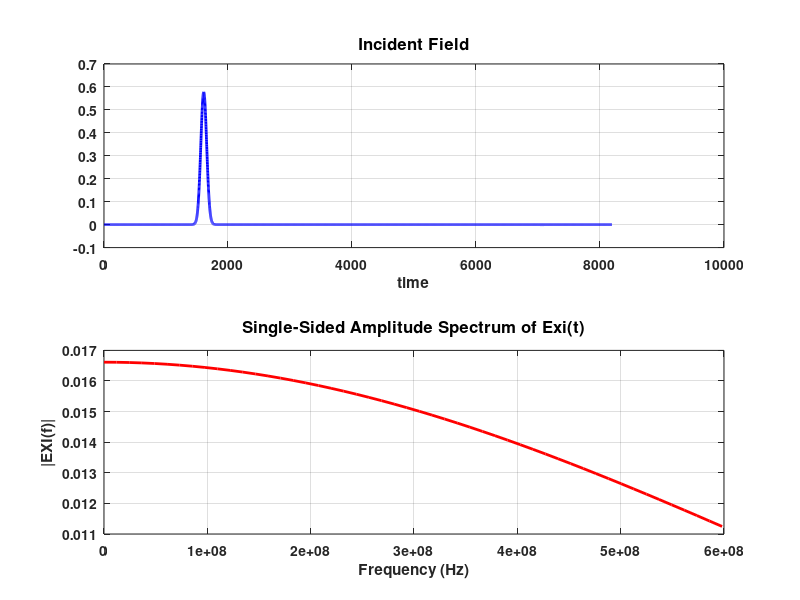
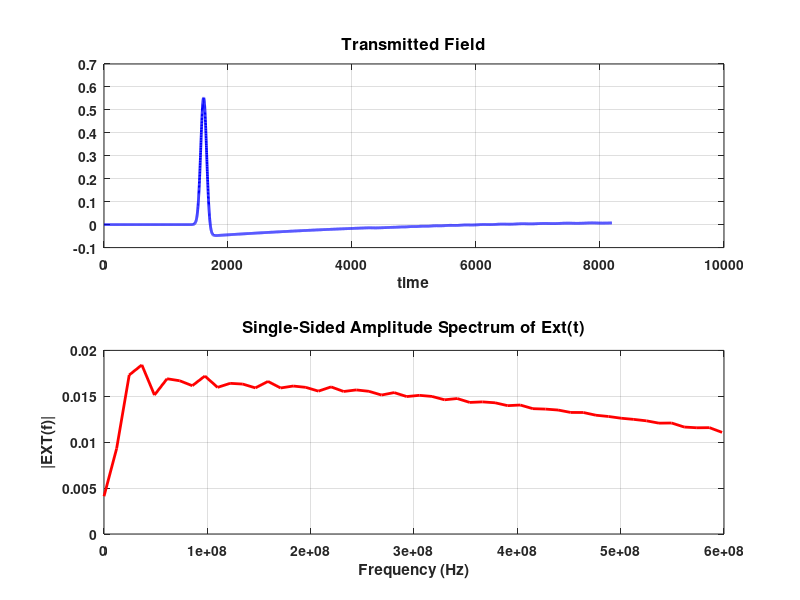
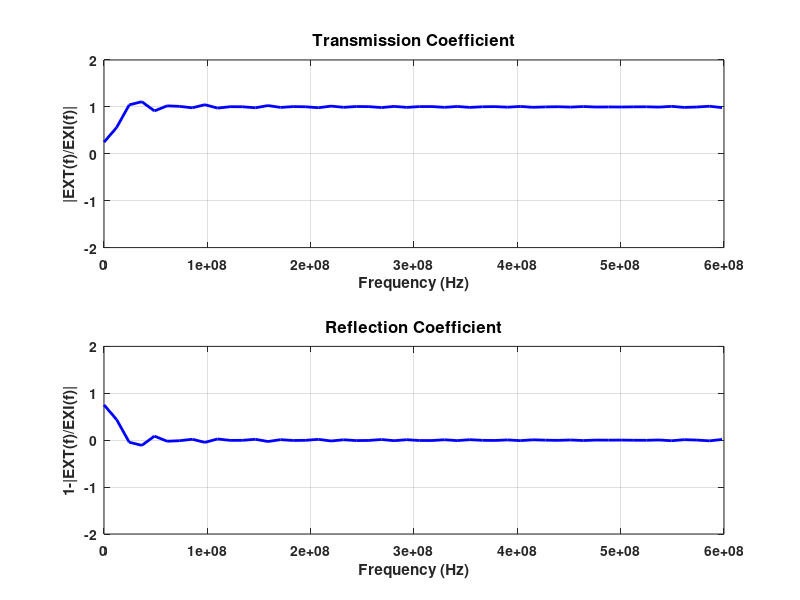
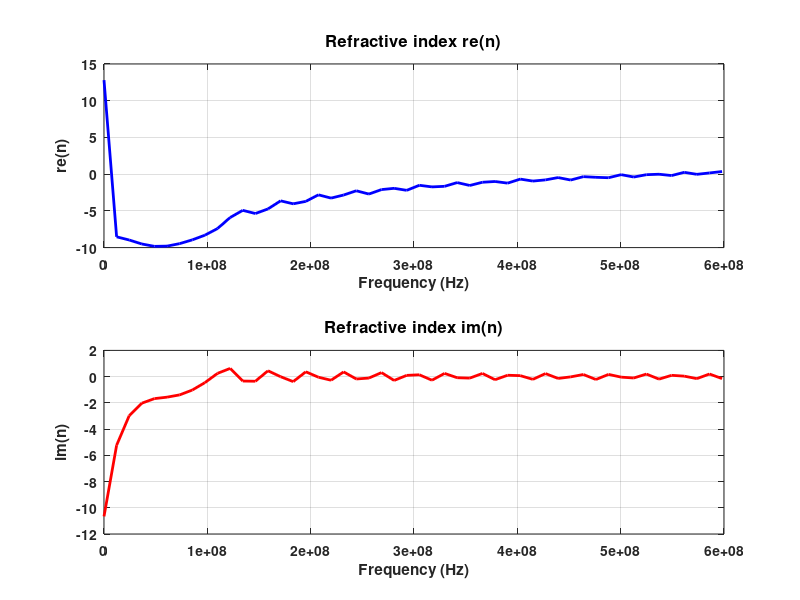

Write MATLAB code to recreate these figures, in order.
clc
clear all

% Simulation parameters.
SIZE = 2048; % No. of spatial steps
SlabLeft = round(SIZE/3); % Location of left end of Slab.
SlabRight = round(2*SIZE/3); % Location of right end of Slab
MaxTime = 4*SIZE; % No. of time steps
PulseWidth = round(SIZE/8); % Controls width of Gaussian Pulse
td = PulseWidth; % Temporal delay in pulse.
source = 10; % Location of source
SnapshotInterval = 16; % Amount of time delay between snaps.

% Constants.
c = 3e8;
pi = 3.141592654;
e0 = (1e-9)/(36*pi);
u0 = (1e-7)*4*pi;

dt = 0.5e-11;
dz = 3e-3;
Sc = c * dt/dz

l = PulseWidth*dz;
f = c/l
fmax = 1/(2*dt)
w = 2*pi*f;
k0 = w/c; % Free space wave number.

% Choice of source.
% 1. Gaussian 2. Sine wave 3. Ricker wavelet
SourceChoice = 1;
if SourceChoice == 3
    fp = f; % Peak frequency
    dr = PulseWidth*dt*2; % Delay
end

% Initialization.
Ex = zeros(SIZE, 3); % x-component of E-field
Dx = zeros(SIZE, 3); % x-component of D
Hy = zeros(SIZE, 3); % y-component of H-field
By = zeros(SIZE, 3); % y-component of B

% Incident and Transmitted Fields.
Exi = zeros(MaxTime, 1);
Ext = zeros(MaxTime, 1);
x1 = SlabLeft+1; % Position of observation.

% Refractive Index calculations.
Z1 = SlabLeft + 50;
z1 = Z1*dz;
Z2 = SlabLeft + 60;
z2 = Z2*dz;
Exz1 = zeros(MaxTime, 1);
Exz2 = zeros(MaxTime, 1);

% Power calculations.
Exip = zeros(MaxTime, 1);
Hyip = zeros(MaxTime, 1);
Extp = zeros(MaxTime, 1);
Hytp = zeros(MaxTime, 1);

einf = ones(SIZE,1);
einf(SlabLeft:SlabRight) = 1; % einf(Drude) or er in slab.
uinf = ones(SIZE,1);
uinf(SlabLeft:SlabRight) = 1; % uinf(Drude) or ur in slab.
wpsq = zeros(SIZE,1);
wpsq(SlabLeft:SlabRight) = 2*w^2; % DNG(Drude) value of wp squared in slab.
wpmsq = zeros(SIZE,1);
wpmsq(SlabLeft:SlabRight) = 2*w^2; % DNG(Drude) value of wpm squared in slab.

a = 4./(e0*(4*einf+wpsq*dt^2));
b = -1*e0*a.*einf;
c = -1*(wpsq*dt^2)./(4*einf+(wpsq*dt^2));
am = 4./(u0*(4*uinf+wpmsq*dt^2));
bm = -1*u0*am.*uinf;
cm = -1*(wpmsq*dt^2)./(4*uinf+(wpmsq*dt^2));

ExSnapshots = zeros(SIZE, MaxTime/SnapshotInterval); % Data for plotting.
frame = 1;

n1 = 1;
n2 = 2;
% Outer loop for time-stepping.
tic
% Test loop for incident field in free space.
for q = 0:MaxTime
   
    % Calculation of Hy using update difference equation for Hy. This is time step q.
    Hy(1:SIZE-1,n2) = Hy(1:SIZE-1,n1) + ( ( Ex(1:SIZE-1,n1) - Ex(2:SIZE,n1) ) * dt/(u0*dz) );
        
    % ABC for H at SIZE.
    Hy(SIZE,n2) = Hy(SIZE-1,n1) + (Sc-1)/(Sc+1)*(Hy(SIZE-1,n2) - Hy(SIZE,n1) );
 
    % Calculation of Ex using updated difference equation for Ex. This is time step q+1/2.
    Ex(2:SIZE,n2) = Ex(2:SIZE, n1) + ( dt/(e0*dz)*(Hy(1:SIZE-1, n2) - Hy(2:SIZE, n2)) );
    
    % ABC for E at 1.
    Ex(1,n2) = Ex(2,n1) + (Sc-1)/(Sc+1)*(Ex(2,n2) - Ex(2,n1));
    
    % Source.
    if SourceChoice == 1
    Ex(source,n2) = Ex(source,n2) + exp( -1*((q-td)/(PulseWidth/4))^2 ) * Sc;
    elseif SourceChoice == 2
    Ex(source,n2) = Ex(source,n2) + sin(2*pi*f*(q)*dt) * Sc;
    elseif SourceChoice == 3
    Ex(source,n2) = Ex(source,n2) + (1-2*(pi*fp*(q*dt-dr))^2)*exp(-1*(pi*fp*(q*dt-dr))^2) * Sc;
    end
    
    Exi(q+1) = Ex(x1,n2); % Incident field is left of slab.
    
    temp = n1;
    n1 = n2;
    n2 = temp;
end
% Reinitialization of fields for actual simulation.
Ex = zeros(SIZE, 3); % x-component of E-field
Hy = zeros(SIZE, 3); % y-component of H-field
% Actual simulation with scatterer.
for q = 0:MaxTime
    
    % Storing past fields.
    Ex(:,3) = Ex(:,n2);
    Dx(:,3) = Dx(:,n2);
    Hy(:,3) = Hy(:,n2);
    By(:,3) = By(:,n2);
    
    % Calculation of Hy using update difference equation for Hy. This is time step q.
    By(1:SIZE-1,n2) = By(1:SIZE-1,n1) + ( ( Ex(1:SIZE-1,n1) - Ex(2:SIZE,n1) ) * dt/(dz) );
    Hy(:,n2) = am.*(By(:,n2)-2*By(:,n1)+By(:,3))+bm.*(-2*Hy(:,n1)+Hy(:,3))+cm.*(2*Hy(:,n1)+Hy(:,3));
    
    % ABC for H at SIZE.
    Hy(SIZE,n2) = Hy(SIZE-1,n1) + (Sc-1)/(Sc+1)*(Hy(SIZE-1,n2) - Hy(SIZE,n1) );
    By(SIZE,n2) = u0*Hy(SIZE,n2);

    % Calculation of Ex using updated difference equation for Ex. This is time step q+1/2.
    Dx(2:SIZE,n2) = Dx(2:SIZE, n1) + ( dt/(dz)*(Hy(1:SIZE-1, n2) - Hy(2:SIZE, n2)) );
    Ex(:,n2) = a.*(Dx(:,n2)-2*Dx(:,n1)+Dx(:,3))+b.*(-2*Ex(:,n1)+Ex(:,3))+c.*(2*Ex(:,n1)+Ex(:,3));
    
    % ABC for E at 1.
    Ex(1,n2) = Ex(2,n1) + (Sc-1)/(Sc+1)*(Ex(2,n2) - Ex(2,n1));
    Dx(1,n2) = e0*Ex(1,n2);
    
    % Source.
    if SourceChoice == 1
    Ex(source,n2) = Ex(source,n2) + exp( -1*((q-td)/(PulseWidth/4))^2 ) * Sc;
    elseif SourceChoice == 2
    Ex(source,n2) = Ex(source,n2) + sin(2*pi*f*(q)*dt) * Sc;
    elseif SourceChoice == 3
    Ex(source,n2) = Ex(source,n2) + (1-2*(pi*fp*(q*dt-dr))^2)*exp(-1*(pi*fp*(q*dt-dr))^2) * Sc;
    end
    Dx(source,n2) = e0*Ex(source,n2);

    if mod(q,SnapshotInterval) == 0
        ExSnapshots(:,frame) = Ex(:,n2);
        frame=frame+1;
    end
    
    Ext(q+1) = Ex(x1,n2);
    
    % Fields for calculation of refractive index.
    Exz1(q+1) = Ex(Z1, n2);
    Exz2(q+1) = Ex(Z2, n2);
    
    temp = n1;
    n1 = n2;
    n2 = temp;
end
toc
% Postprocessing.
Fs = 1/dt;                    % Sampling frequency
T = dt;                       % Sample time
L = length(Exi);              % Length of signal
t = (0:L-1)*T;                % Time vector

figure(1)
subplot(211)
plot(Fs*t, Exi, 'LineWidth', 2.0, 'Color', 'b')
set(gca, 'FontSize', 10, 'FontWeight', 'b')
title('Incident Field', 'FontSize', 12, 'FontWeight', 'b')
xlabel('time', 'FontSize', 11, 'FontWeight', 'b')
grid on
figure(2)
subplot(211)
plot(Fs*t, Ext, 'LineWidth', 2.0, 'Color', 'b')
set(gca, 'FontSize', 10, 'FontWeight', 'b')
title('Transmitted Field', 'FontSize', 12, 'FontWeight', 'b')
xlabel('time', 'FontSize', 11, 'FontWeight', 'b')
grid on

NFFT = 2^nextpow2(L); % Next power of 2 from length of Exi
EXI = fft(Exi,NFFT)/L;
EXT = fft(Ext,NFFT)/L;
EXZ1 = fft(Exz1,NFFT)/L;
EXZ2 = fft(Exz2,NFFT)/L;
f = Fs/2*linspace(0,1,NFFT/2+1);

% Plot single-sided amplitude spectrum.
figure(1)
subplot(212)
EXIp = 2*abs(EXI(1:NFFT/2+1));
plot(f(1:50), EXIp(1:50), 'LineWidth', 2.0, 'Color', 'r')
set(gca, 'FontSize', 10, 'FontWeight', 'b')
title('Single-Sided Amplitude Spectrum of Exi(t)', 'FontSize', 12, 'FontWeight', 'b')
xlabel('Frequency (Hz)', 'FontSize', 11, 'FontWeight', 'b')
ylabel('|EXI(f)|', 'FontSize', 11, 'FontWeight', 'b')
grid on
figure(2)
subplot(212)
EXTp = 2*abs(EXT(1:NFFT/2+1));
plot(f(1:50), EXTp(1:50), 'LineWidth', 2.0, 'Color', 'r')
set(gca, 'FontSize', 10, 'FontWeight', 'b')
title('Single-Sided Amplitude Spectrum of Ext(t)', 'FontSize', 12, 'FontWeight', 'b')
xlabel('Frequency (Hz)', 'FontSize', 11, 'FontWeight', 'b')
ylabel('|EXT(f)|', 'FontSize', 11, 'FontWeight', 'b')
grid on

% Transmission Coefficient.
figure(3)
subplot(211)
TAU = abs(EXT(1:NFFT/2+1)./EXI(1:NFFT/2+1));
plot(f(1:50), TAU(1:50), 'LineWidth', 2.0, 'Color', 'b')
set(gca, 'FontSize', 10, 'FontWeight', 'b')
title('Transmission Coefficient', 'FontSize', 12, 'FontWeight', 'b')
xlabel('Frequency (Hz)', 'FontSize', 11, 'FontWeight', 'b')
ylabel('|EXT(f)/EXI(f)|', 'FontSize', 11, 'FontWeight', 'b')
axis([-1 1 -2 2])
axis 'auto x'
grid on
subplot(212)
plot(f(1:50), 1-TAU(1:50), 'LineWidth', 2.0, 'Color', 'b')
set(gca, 'FontSize', 10, 'FontWeight', 'b')
title('Reflection Coefficient', 'FontSize', 12, 'FontWeight', 'b')
xlabel('Frequency (Hz)', 'FontSize', 11, 'FontWeight', 'b')
ylabel('1-|EXT(f)/EXI(f)|', 'FontSize', 11, 'FontWeight', 'b')
axis([-1 1 -2 2])
axis 'auto x'
grid on

% Refractive Index calculations.
nFDTD = (1/(1i*k0*(z1-z2))).*log(EXZ2(1:NFFT/2+1)./EXZ1(1:NFFT/2+1));
figure(4)
subplot(211)
plot(f(1:50), real(nFDTD(1:50)), 'LineWidth', 2.0, 'Color', 'b');
set(gca, 'FontSize', 10, 'FontWeight', 'b')
title('Refractive index re(n)', 'FontSize', 12, 'FontWeight', 'b')
xlabel('Frequency (Hz)', 'FontSize', 11)
ylabel('re(n)', 'FontSize', 11)
grid on
subplot(212)
plot(f(1:50), imag(nFDTD(1:50)), 'LineWidth', 2.0, 'Color', 'r');
set(gca, 'FontSize', 10, 'FontWeight', 'b')
title('Refractive index im(n)', 'FontSize', 12, 'FontWeight', 'b')
xlabel('Frequency (Hz)', 'FontSize', 11, 'FontWeight', 'b')
ylabel('im(n)', 'FontSize', 11, 'FontWeight', 'b')
grid on

% Power calculations
% TODO

% Simulation animation.
for i=1:frame-1
    figure (5)
    % Scatterer boundaries.
    hold off
    plot([SlabLeft SlabLeft], [-1 1], 'Color', 'r');
    hold on
    plot([SlabRight SlabRight], [-1 1], 'Color', 'r');
    plot(ExSnapshots(:,i), 'LineWidth', 2.0, 'Color', 'b');
    set(gca, 'FontSize', 10, 'FontWeight', 'b')
    axis([0 SIZE -1 1])
    title('Time Domain Simulation', 'FontSize', 12, 'FontWeight', 'b')
    xlabel('Spatial step (k)', 'FontSize', 11, 'FontWeight', 'b')
    ylabel('Electric field (Ex)', 'FontSize', 11, 'FontWeight', 'b')
    grid on
end
